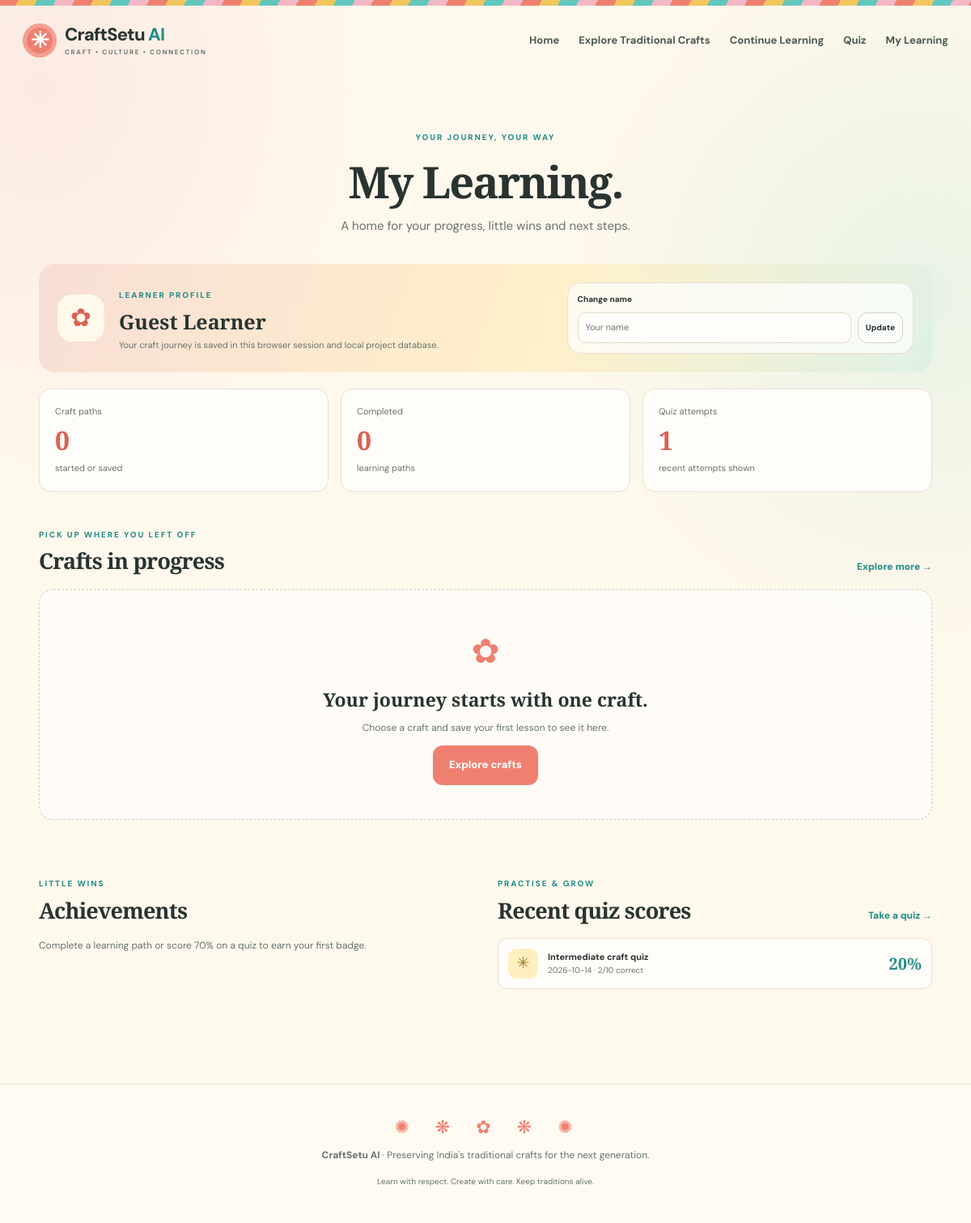
Screenshot of /my-learning with the database file from the repository.
### tables this page shows
CREATE TABLE quiz_attempts (
            id INTEGER PRIMARY KEY AUTOINCREMENT, learner_name TEXT NOT NULL, craft_slug TEXT NOT NULL,
            difficulty TEXT NOT NULL, score INTEGER NOT NULL, total INTEGER NOT NULL,
            percentage REAL NOT NULL, answers_json TEXT NOT NULL, created_at TEXT NOT NULL
        );

### app.py (the view)
@app.route("/my-learning", methods=["GET", "POST"])
def my_learning():
    if request.method == "POST":
        name = request.form.get("learner_name", "").strip()
        if name:
            session["learner_name"] = name[:60]
            flash("Your learner profile has been updated.", "success")
        return redirect(url_for("my_learning"))
    learner = current_learner()
    with get_db() as db:
        progress_rows = db.execute("""SELECT lp.*, c.name, c.region FROM learning_progress lp JOIN crafts c ON c.slug=lp.craft_slug
        WHERE lp.learner_name=? ORDER BY lp.updated_at DESC""", (learner,)).fetchall()
        attempts = db.execute("SELECT * FROM quiz_attempts WHERE learner_name=? ORDER BY created_at DESC LIMIT 8", (learner,)).fetchall()
        badges = db.execute("SELECT * FROM achievements WHERE learner_name=? ORDER BY earned_at DESC", (learner,)).fetchall()
    return render_template("my_learning.html", learner=learner, progress_rows=progress_rows, attempts=attempts, badges=badges)

### app.py (called while the page is built)
def get_db():
    conn = sqlite3.connect(DB_PATH)
    conn.row_factory = sqlite3.Row
    conn.execute("PRAGMA foreign_keys = ON")
    return conn

def current_learner():
    name = (session.get("learner_name") or request.values.get("learner_name") or "Guest Learner").strip()
    return name[:60] or "Guest Learner"

@app.context_processor
def inject_globals():
    return {"learner_name": session.get("learner_name", ""), "crafts": CRAFTS}

### templates/my_learning.html (shortened to what this page needs)
{% extends "base.html" %}
{% block content %}
<section class="page-hero section-shell"><span class="eyebrow">YOUR JOURNEY, YOUR WAY</span><h1>My Learning.</h1><p>A home for your progress, little wins and next steps.</p></section>
<section class="dashboard section-shell">
  <div class="profile-card"><div class="profile-avatar">✿</div><div><span class="eyebrow">LEARNER PROFILE</span><h2>{{ learner }}</h2><p>Your craft journey is saved in this browser session and local project database.</p></div><form method="post" class="profile-form"><label for="learner_name">Change name</label><div class="input-row"><input id="learner_name" name="learner_name" maxlength="60" placeholder="Your name" required><button class="btn btn-outline" type="submit">Update</button></div></form></div>
  <div class="dashboard-stats"><article><span>Craft paths</span><strong>{{ progress_rows|length }}</strong><small>started or saved</small></article><article><span>Completed</span><strong>{{ progress_rows|selectattr('completed')|list|length }}</strong><small>learning paths</small></article><article><span>Quiz attempts</span><strong>{{ attempts|length }}</strong><small>recent attempts shown</small></article></div>
  <div class="dashboard-section"><div class="section-heading-row"><div><span class="eyebrow">PICK UP WHERE YOU LEFT OFF</span><h2>Crafts in progress</h2></div><a class="text-link" href="{{ url_for('explore') }}">Explore more →</a></div>
  {% if progress_rows %}<div class="progress-cards">{% for item in progress_rows %}<article class="progress-card"><div class="progress-card-top"><span class="mini-motif">{{ '✓' if item.completed else '✿' }}</span><span class="level-pill">{{ 'Completed' if item.completed else 'In progress' }}</span></div><h3>{{ item.name }}</h3><p>{{ item.region }}</p><div class="progress-track"><span style="width:{{ 100 if item.completed else (item.current_step * 25) }}%"></span></div><div class="progress-card-bottom"><small>{{ 100 if item.completed else (item.current_step * 25) }}% complete</small><a class="text-link" href="{{ url_for('learn', craft=item.craft_slug, language=item.language) }}">Continue →</a></div></article>{% endfor %}</div>{% else %}<div class="empty-state"><span>✿</span><h3>Your journey starts with one craft.</h3><p>Choose a craft and save your first lesson to see it here.</p><a class="btn btn-primary" href="{{ url_for('explore') }}">Explore crafts</a></div>{% endif %}</div>
  <div class="dashboard-bottom"><div class="dashboard-section"><div class="section-heading-row"><div><span class="eyebrow">LITTLE WINS</span><h2>Achievements</h2></div></div>{% if badges %}<div class="badge-list">{% for badge in badges %}<div class="achievement"><span>✦</span><div><b>{{ badge.title }}</b><small>{{ badge.description }}</small></div></div>{% endfor %}</div>{% else %}<p class="muted">Complete a learning path or score 70% on a quiz to earn your first badge.</p>{% endif %}</div>
  <div class="dashboard-section"><div class="section-heading-row"><div><span class="eyebrow">PRACTISE & GROW</span><h2>Recent quiz scores</h2></div><a class="text-link" href="{{ url_for('quiz') }}">Take a quiz →</a></div>{% if attempts %}<div class="attempt-list">{% for attempt in attempts %}<div class="attempt-row"><span class="attempt-icon">✳</span><div><b>{{ attempt.difficulty }} craft quiz</b><small>{{ attempt.created_at[:10] }} · {{ attempt.score }}/{{ attempt.total }} correct</small></div><strong>{{ attempt.percentage|round|int }}%</strong></div>{% endfor %}</div>{% else %}<p class="muted">Your quiz results will appear here after your first attempt.</p>{% endif %}</div></div>
</section>
{% endblock %}

### templates/base.html (shortened to what this page needs)
<!doctype html>
<html lang="en">
<head>
  <link rel="stylesheet" href="{{ url_for('static', filename='css/style.css') }}">
</head>
<body>
  <div class="folk-strip"></div>
  <header class="site-header">
    <a class="brand" href="{{ url_for('home') }}"><span class="brand-mark">✳</span><span>CraftSetu<span class="brand-ai"> AI</span><small>CRAFT • CULTURE • CONNECTION</small></span></a>
    <nav class="nav-links">
      <a href="{{ url_for('home') }}">Home</a>
      <a href="{{ url_for('explore') }}">Explore Traditional Crafts</a>
      <a href="{{ url_for('learn') }}">Continue Learning</a>
      <a href="{{ url_for('quiz') }}">Quiz</a>
      <a href="{{ url_for('my_learning') }}">My Learning</a>
    </nav>
  </header>
  <main>
    {% block content %}{% endblock %}
  </main>
  <footer class="site-footer"><div class="footer-doodle">✺　❋　✿　❋　✺</div><p><strong>CraftSetu AI</strong> · Preserving India's traditional crafts for the next generation.</p><small>Learn with respect. Create with care. Keep traditions alive.</small></footer>
</body>
</html>

### rows the page displays
quiz_attempts: learner_name "Guest Learner", difficulty "Intermediate", created_at "2026-10-14", score "2", total "10", percentage "20"

### other values shown
{{ progress_rows|length }} "0"
{{ progress_rows|selectattr('completed')|list|length }} "0"
{{ attempts|length }} "1"
